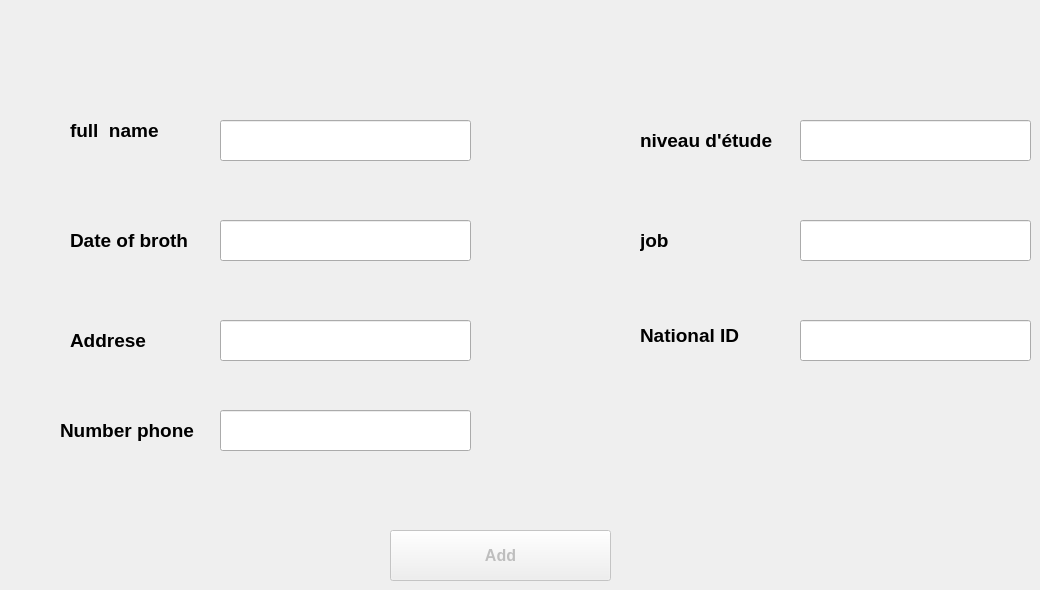
      <widget class="QWidget" name="tab_7">
       <attribute name="title">
        <string>add volunteer</string>
       </attribute>
       <widget class="QLabel" name="label">
        <property name="geometry">
         <rect>
          <x>70</x>
          <y>110</y>
          <width>121</width>
          <height>41</height>
         </rect>
        </property>
        <property name="font">
         <font>
          <pointsize>14</pointsize>
          <weight>75</weight>
          <bold>true</bold>
         </font>
        </property>
        <property name="text">
         <string>full  name</string>
        </property>
       </widget>
       <widget class="QLineEdit" name="lineEdit_2">
        <property name="geometry">
         <rect>
          <x>220</x>
          <y>120</y>
          <width>251</width>
          <height>41</height>
         </rect>
        </property>
        <property name="text">
         <string/>
        </property>
       </widget>
       <widget class="QLineEdit" name="lineEdit_3">
        <property name="geometry">
         <rect>
          <x>220</x>
          <y>220</y>
          <width>251</width>
          <height>41</height>
         </rect>
        </property>
        <property name="text">
         <string/>
        </property>
       </widget>
       <widget class="QLabel" name="label_2">
        <property name="geometry">
         <rect>
          <x>70</x>
          <y>220</y>
          <width>131</width>
          <height>41</height>
         </rect>
        </property>
        <property name="font">
         <font>
          <pointsize>14</pointsize>
          <weight>75</weight>
          <bold>true</bold>
         </font>
        </property>
        <property name="text">
         <string>Date of broth</string>
        </property>
       </widget>
       <widget class="QLabel" name="label_3">
        <property name="geometry">
         <rect>
          <x>70</x>
          <y>320</y>
          <width>121</width>
          <height>41</height>
         </rect>
        </property>
        <property name="font">
         <font>
          <pointsize>14</pointsize>
          <weight>75</weight>
          <bold>true</bold>
         </font>
        </property>
        <property name="text">
         <string>Addrese</string>
        </property>
       </widget>
       <widget class="QLineEdit" name="lineEdit_4">
        <property name="geometry">
         <rect>
          <x>220</x>
          <y>320</y>
          <width>251</width>
          <height>41</height>
         </rect>
        </property>
        <property name="text">
         <string/>
        </property>
       </widget>
       <widget class="QLineEdit" name="lineEdit_5">
        <property name="geometry">
         <rect>
          <x>220</x>
          <y>410</y>
          <width>251</width>
          <height>41</height>
         </rect>
        </property>
        <property name="text">
         <string/>
        </property>
       </widget>
       <widget class="QLabel" name="label_4">
        <property name="geometry">
         <rect>
          <x>60</x>
          <y>410</y>
          <width>151</width>
          <height>41</height>
         </rect>
        </property>
        <property name="font">
         <font>
          <pointsize>14</pointsize>
          <weight>75</weight>
          <bold>true</bold>
         </font>
        </property>
        <property name="text">
         <string>Number phone</string>
        </property>
       </widget>
       <widget class="QLineEdit" name="lineEdit_6">
        <property name="geometry">
         <rect>
          <x>800</x>
          <y>120</y>
          <width>231</width>
          <height>41</height>
         </rect>
        </property>
        <property name="text">
         <string/>
        </property>
       </widget>
       <widget class="QLabel" name="label_5">
        <property name="geometry">
         <rect>
          <x>640</x>
          <y>120</y>
          <width>151</width>
          <height>41</height>
         </rect>
        </property>
        <property name="font">
         <font>
          <pointsize>14</pointsize>
          <weight>75</weight>
          <bold>true</bold>
         </font>
        </property>
        <property name="text">
         <string>niveau d'étude</string>
        </property>
       </widget>
       <widget class="QLineEdit" name="lineEdit_7">
        <property name="geometry">
         <rect>
          <x>800</x>
          <y>220</y>
          <width>231</width>
          <height>41</height>
         </rect>
        </property>
        <property name="text">
         <string/>
        </property>
       </widget>
       <widget class="QLabel" name="label_6">
        <property name="geometry">
         <rect>
          <x>640</x>
          <y>220</y>
          <width>121</width>
          <height>41</height>
         </rect>
        </property>
        <property name="font">
         <font>
          <pointsize>14</pointsize>
          <weight>75</weight>
          <bold>true</bold>
         </font>
        </property>
        <property name="text">
         <string>job</string>
        </property>
       </widget>
       <widget class="QLineEdit" name="lineEdit_8">
        <property name="geometry">
         <rect>
          <x>800</x>
          <y>320</y>
          <width>231</width>
          <height>41</height>
         </rect>
        </property>
        <property name="text">
         <string/>
        </property>
       </widget>
       <widget class="QLabel" name="label_7">
        <property name="geometry">
         <rect>
          <x>640</x>
          <y>320</y>
          <width>151</width>
          <height>31</height>
         </rect>
        </property>
        <property name="font">
         <font>
          <pointsize>14</pointsize>
          <weight>75</weight>
          <bold>true</bold>
         </font>
        </property>
        <property name="text">
         <string>National ID</string>
        </property>
       </widget>
       <widget class="QPushButton" name="pushButton_7">
        <property name="enabled">
         <bool>false</bool>
        </property>
        <property name="geometry">
         <rect>
          <x>390</x>
          <y>530</y>
          <width>221</width>
          <height>51</height>
         </rect>
        </property>
        <property name="font">
         <font>
          <pointsize>12</pointsize>
          <weight>75</weight>
          <bold>true</bold>
         </font>
        </property>
        <property name="text">
         <string>Add</string>
        </property>
        <property name="icon">
         <iconset>
          <normaloff>icons/add.png</normaloff>icons/add.png</iconset>
        </property>
        <property name="iconSize">
         <size>
          <width>48</width>
          <height>48</height>
         </size>
        </property>
       </widget>
      </widget>
